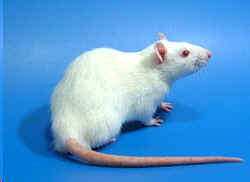
#> input picture PrimeraClase/Img/rata3.jpg, 250 x 182 px, found by its file name
$ python contours2.py
#> lines starting #> are read from the running program, lines starting #| are printed output that depends on the picture; after the words box and inside, x2 and y2 are one past the last pixel; in counts of white or black regions, pixels touching at a corner belong together
import cv2 as cv
import numpy as np

img = cv.imread('Img/rata3.jpg')
#> img is the input picture: shape (182, 250, 3); mean B, G, R 214.6, 155.3, 86.4

blank = np.zeros(img.shape, dtype = 'uint8')
#cv.imshow('blank', blank)

gray = cv.cvtColor(img, cv.COLOR_BGR2GRAY)
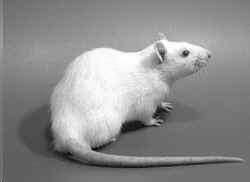
#> gray: shape (182, 250); min 2, max 255, mean 141.5

# THRESH
# threshold= binarizar la imagen,
# si pixel es menos que 125 será cero o negro, caso contrario será 1 o blanco
ret, thresh = cv.threshold(gray, 173, 255, cv.THRESH_BINARY)
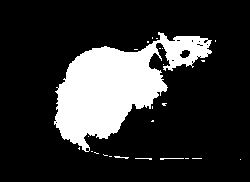
#> thresh: shape (182, 250); 19.3% white; 25 white regions (21 under 20 px)
cv.imshow('Thresh', thresh)

# [5 lines of commented-out code are left out]

contours, hierarcies = cv.findContours(thresh, cv.RETR_LIST, cv.CHAIN_APPROX_SIMPLE) #APPROX_simple
#> contours = 40 contours, 38 with area under 20; largest, box (x1, y1, x2, y2) and area: (54, 32, 212, 152) 8400, (179, 49, 191, 59) 70
print(f'{len(contours)} contour(s) found')
#| 40 contour(s) found

#####
cv.drawContours(blank, contours, -1, (0,0,255), 1)
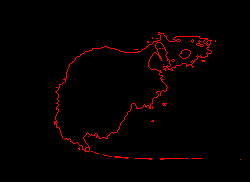
#> blank: shape (182, 250, 3); mean of channels 0, 1, 2 0, 0, 4.9; drawn as B, G, R
cv.imshow('Contours Drawn', blank)

cv.waitKey(0)

$ run again, with PrimeraClase/Img/rata1.jpg copied over PrimeraClase/Img/rata3.jpg
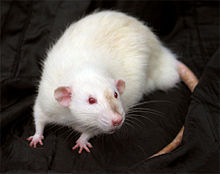
#> input picture PrimeraClase/Img/rata1.jpg, 220 x 174 px, found by its file name
#> img is the input picture: shape (174, 220, 3); mean B, G, R 74.3, 79.1, 84.9
#> `ret, thresh = cv.threshold(gray, 173, 255, cv.THRESH_BINARY)`:
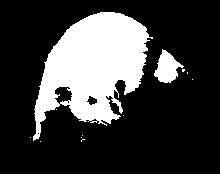
#> thresh: shape (174, 220); 23.9% white; 12 white regions (10 under 20 px)
#> contours = 17 contours, 13 with area under 20; largest, box (x1, y1, x2, y2) and area: (33, 12, 153, 141) 8533, (154, 49, 184, 83) 515, (54, 86, 73, 105) 232, (86, 95, 98, 106) 70
#| 17 contour(s) found
#> `cv.drawContours(blank, contours, -1, (0,0,255), 1)`:
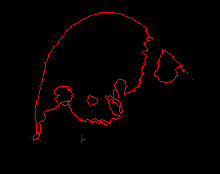
#> blank: shape (174, 220, 3); mean of channels 0, 1, 2 0, 0, 5.2; drawn as B, G, R

$ run again, with PrimeraClase/Img/rata2.jpg copied over PrimeraClase/Img/rata3.jpg
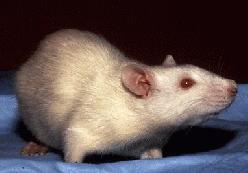
#> input picture PrimeraClase/Img/rata2.jpg, 248 x 173 px, found by its file name
#> img is the input picture: shape (173, 248, 3); mean B, G, R 80.3, 81, 94.7
#> `ret, thresh = cv.threshold(gray, 173, 255, cv.THRESH_BINARY)`:
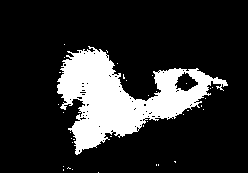
#> thresh: shape (173, 248); 17.9% white; 36 white regions (35 under 20 px)
#> contours = 99 contours, 97 with area under 20; largest, box (x1, y1, x2, y2) and area: (57, 46, 228, 155) 7580, (174, 71, 199, 92) 283
#| 99 contour(s) found
#> `cv.drawContours(blank, contours, -1, (0,0,255), 1)`:
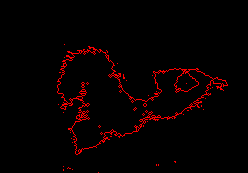
#> blank: shape (173, 248, 3); mean of channels 0, 1, 2 0, 0, 7; drawn as B, G, R
